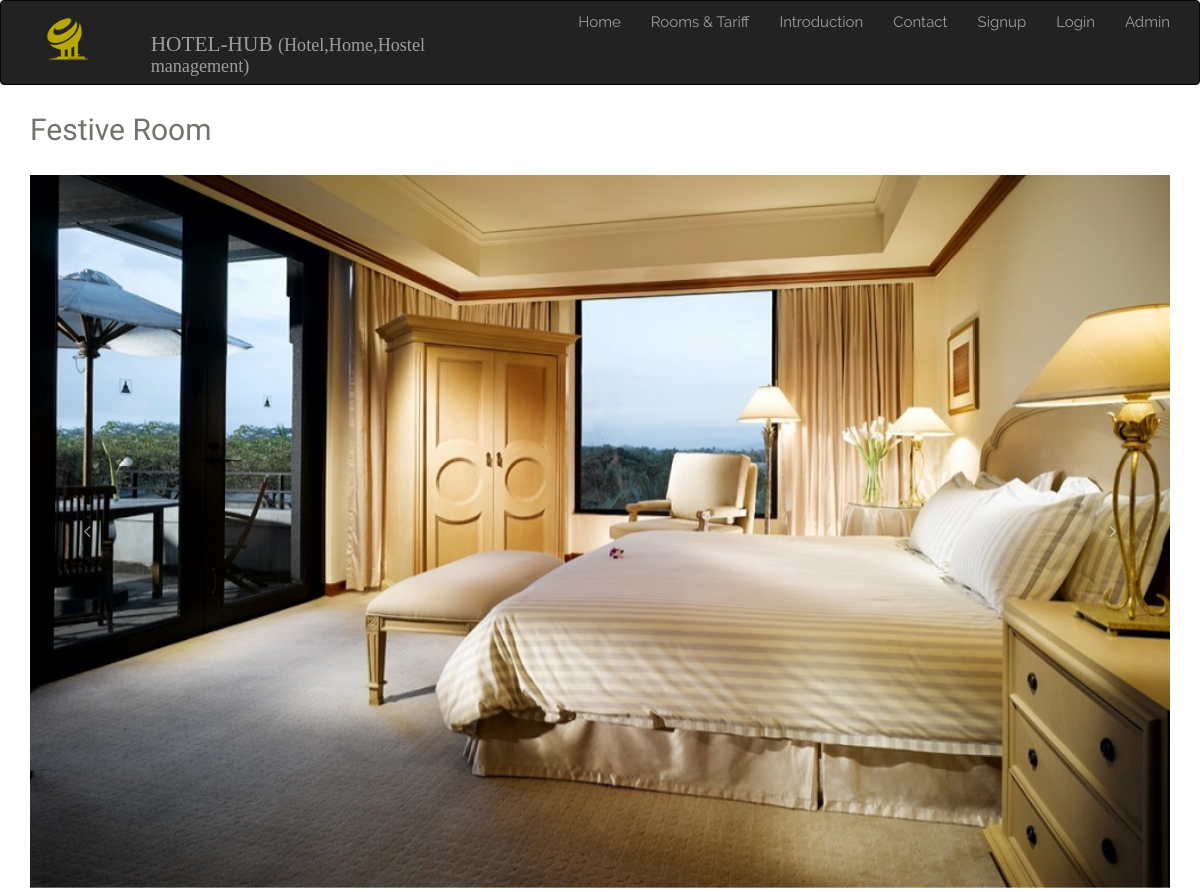
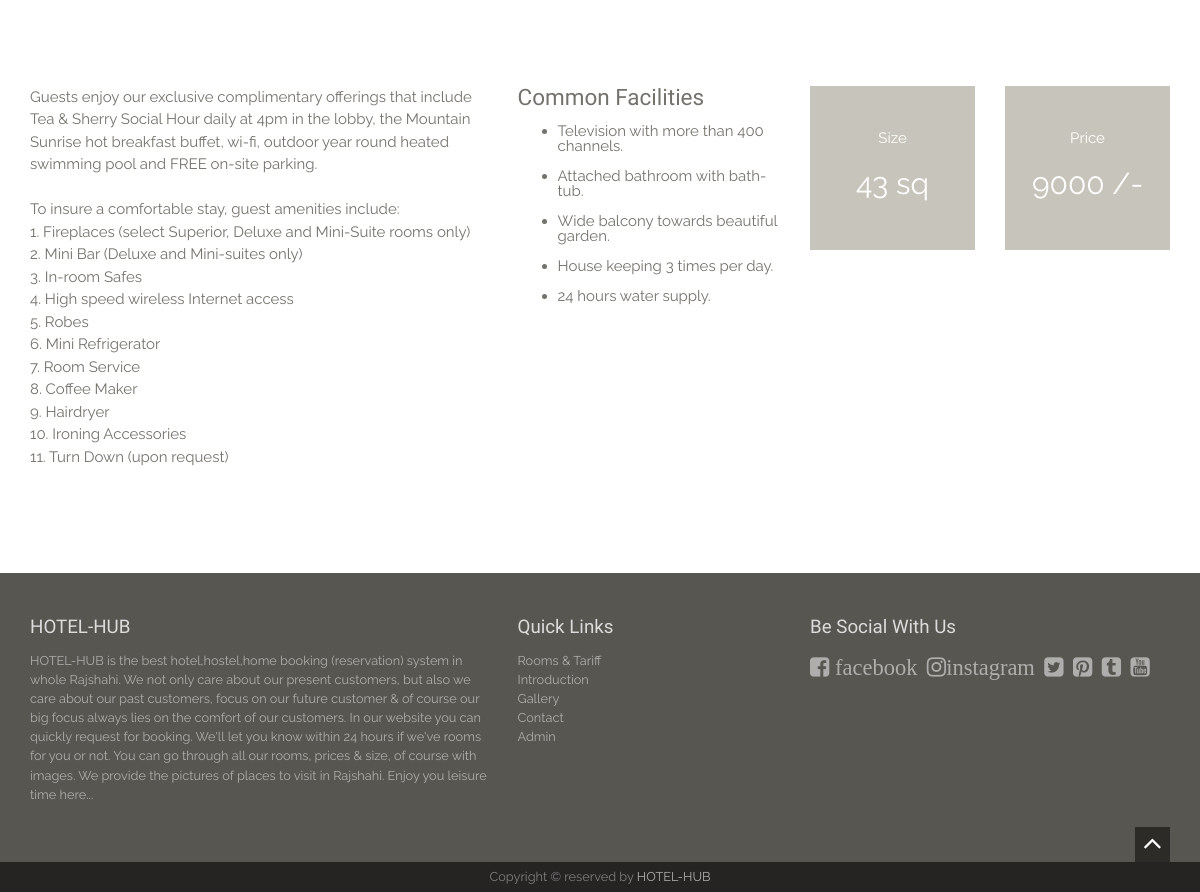
/room-details.php?id=2, run on the app's committed database (2 pictures, top to bottom).
### tables this page shows
CREATE TABLE `rooms` (
  `id` int(10) NOT NULL,
  `type` varchar(20) NOT NULL,
  `title` varchar(200) NOT NULL,
  `description` varchar(50000) NOT NULL,
  `size` varchar(10) NOT NULL,
  `price` varchar(10) NOT NULL,
  `image1` varchar(20) NOT NULL,
  `image2` varchar(20) NOT NULL,
  `image3` varchar(20) NOT NULL,
  `image4` varchar(20) NOT NULL
);

### room-details.php (the view, shortened to what this page needs)
<?php include 'header.php';?>
<?php
    require_once('db.php');
    if(isset($_GET['id'])){
        $id = $_GET['id'];
        $q = "SELECT * FROM rooms WHERE rooms.id = $id";
        $run = mysqli_query($con, $q);
        $row = mysqli_fetch_array($run);
    }
?>
<div class="container">
<h1 class="title"><?php echo $row['title']; ?></h1>
            <div id="RoomDetails" class="carousel slide" data-ride="carousel">
                <div class="carousel-inner">
                <div class="item active"><img src="img/<?php echo $row['image1']; ?>" class="img-responsive" alt="slide"></div>
                </div>
                <a class="left carousel-control" href="#RoomDetails" role="button" data-slide="prev"><i class="fa fa-angle-left"></i></a>
                <a class="right carousel-control" href="#RoomDetails" role="button" data-slide="next"><i class="fa fa-angle-right"></i></a>
            </div>
<div class="room-features spacer">
  <div class="row">
    <div class="col-sm-12 col-md-5">
    <p><?php echo $row['description']; ?></p>
    </div>
    <div class="col-sm-6 col-md-3 amenitites">
    <h3>Common Facilities</h3>
    <ul>
      <li>Television with more than 400 channels.</li>
      <li>Attached bathroom with bath-tub.</li>
      <li>Wide balcony towards beautiful garden.</li>
      <li>House keeping 3 times per day.</li>
      <li>24 hours water supply.</li>
    </ul>
    </div>
    <div class="col-sm-3 col-md-2">
      <div class="size-price">Size<span><?php echo $row['size']; ?> sq</span></div>
    </div>
    <div class="col-sm-3 col-md-2">
      <div class="size-price">Price<span><?php echo $row['price']; ?> /-</span></div>
    </div>
  </div>
</div>
</div>
<?php include 'footer.php';?>

### assets/style.css (style rules this page uses)
body { background-color: #fff;font-family: 'Raleway', sans-serif;font-size: 15px;line-height: 15px; color: #73726C; }
.btn,a,a:hover { text-decoration: none;-webkit-transition: all 0.3s ease-in-out;-moz-transition: all 0.3s ease-in-out;-ms-transition: all 0.3s ease-in-out;-o-transition: all 0.3s ease-in-out;transition: all 0.3s ease-in-out;outline:0 ; }
h1,h2,h3,h4,h5,h6 { font-family:'Old Standard TT', serif;line-height: 1em;margin: 0; }
h1 { font-size: 5em; }
h1.title,h2 { font-size: 2em;line-height: 3em; }
h3 { font-size: 1.5em; margin-bottom: 0.70em; }
p { margin-bottom: 1em;line-height: 1.5em; }
.spacer { padding:6em 0; }
.carousel-control { width: 10%;background: none !important; }
.carousel-control i.fa { position: absolute;left: 0;right: 0;top: 50%;margin-top: -10px; }
.carousel img { width: 100%; }
.room-features .amenitites li { margin-bottom: 1em; }
.room-features .size-price { background-color: #C7C5BB;padding: 2em 0;text-align: center;color: #fff;height: 10.97em;line-height: 3em; }
.room-features .size-price span { display: block;font-size: 2em; }

### data on the page
rooms: title "Festive Room", image1 (picture), description "Guests enjoy our exclusive complimentary offerings that include Tea & Sherry Social Hour daily at 4pm in the lobby, the Mountain Sunrise hot breakfast buffet, wi-fi, outdoor year round heated swimming pool and FREE on-site parking. To insure a comfortable stay, guest amenities include: 1. Fireplaces (select Superior, Deluxe and Mini-Suite rooms only) 2. Mini Bar (Deluxe and Mini-suites only) 3. In-room Safes 4. High speed wireless Internet access 5. Robes 6. Mini Refrigerator 7. Room Service 8. Coffee Maker 9. Hairdryer 10. Ironing Accessories 11. Turn Down (upon request)", size "43", price "9000"
